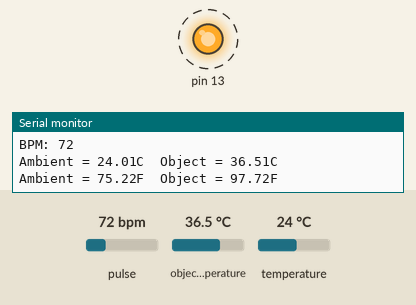
Simulated run of this sketch. Board: Arduino Uno, built with avr-gcc and run on an emulated ATmega328P. Shown: output pins drawn as LEDs (lit = HIGH), the last lines printed to the serial monitor. Dashed ring = blinking. The inputs (shaded band) are chosen by the test bench; at power-on: pulse 72 bpm, object temperature 36.5 °C, temperature 24 °C.

Above: at 1.2 s.
1.3 s: pulse set to 114 bpm
4.3 s: pulse set to 119 bpm
At 5.1 s:
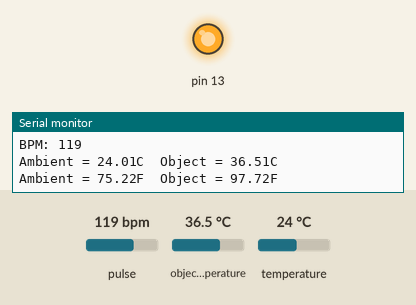
5.8 s: pulse set to 70 bpm
At 6.6 s:
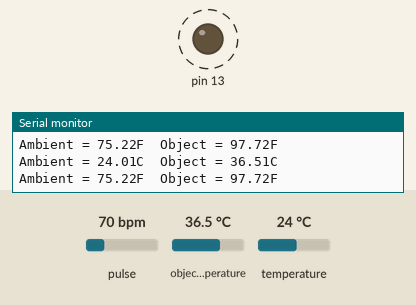
8.8 s: pulse set to 130 bpm
At 8.8 s:
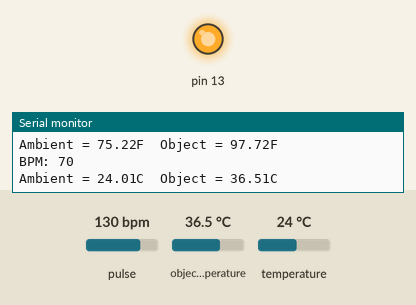
Timing chart, 0 to 11.3 s (numbered marks = the images above; inputs shaded):
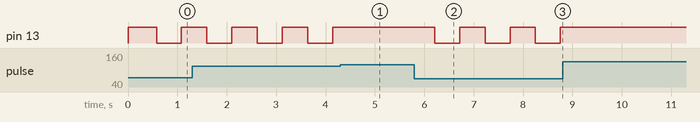

Measured:
- the behaviour switches between 116 and 117 bpm on pulse (found by bisection; images 0 and 1)
- after the input at 4.3 s, pin 13: stays HIGH (without the input it goes to LOW after 0.36 s)
- after the input at 5.8 s, pin 13: alternates HIGH for 0.51 s and LOW for 0.51 s, starting after 0.41 s
- after the input at 8.8 s, pin 13: stops changing and stays HIGH
- by itself, pin 13: alternates HIGH for 0.52 s and LOW for 0.51 s

The sketch:

v2-Arduinouno.ino
```cpp
#define USE_ARDUINO_INTERRUPTS true    // Set-up low-level interrupts for most accurate BPM math.
#include <PulseSensorPlayground.h>     // Includes the PulseSensorPlayground Library.
#include <Adafruit_MLX90614.h>


//  Variables
const int PulseWire = 0;       // PulseSensor PURPLE WIRE connected to ANALOG PIN 0
const int LED13 = 13;          // The on-board Arduino LED, close to PIN 13.
int Threshold = 550;           // Determine which Signal to "count as a beat" and which to ignore.
                               // Use the "Gettting Started Project" to fine-tune Threshold Value beyond default setting.
                               // Otherwise leave the default "550" value.

PulseSensorPlayground pulseSensor;  // Creates an instance of the PulseSensorPlayground object called "pulseSensor"
Adafruit_MLX90614 mlx = Adafruit_MLX90614();

void setup() {

  Serial.begin(9600);          // For Serial Monitor

  // Configure the PulseSensor object, by assigning our variables to it.
  pulseSensor.analogInput(PulseWire);
  pulseSensor.blinkOnPulse(LED13);       //auto-magically blink Arduino's LED with heartbeat.
  pulseSensor.setThreshold(Threshold);

  // Double-check the "pulseSensor" object was created and "began" seeing a signal.
   if (pulseSensor.begin()) {
    //Serial.println("We created a pulseSensor Object !");  //This prints one time at Arduino power-up,  or on Arduino reset.
  }

  // Starting and checking the MLX sensor
  while(!mlx.begin())
  {
    //Serial.println("Error connecting to MLX sensor. Retrying");
    if (mlx.begin()) break;
  }

  // Initial run for the MLX Sensor
  Serial.print("Emissivity = ");
  Serial.println(mlx.readEmissivity());
  Serial.println("================================================");

}

void loop() {

 int myBPM = pulseSensor.getBeatsPerMinute();  // Calls function on our pulseSensor object that returns BPM as an "int".
 // "myBPM" hold this BPM value now.

  if (pulseSensor.sawStartOfBeat()) {             // Constantly test to see if "a beat happened".
  //Serial.println("  A HeartBeat Happened ! ");    // If test is "true", print a message "a heartbeat happened".
  Serial.print("BPM: ");                          // Print phrase "BPM: "
  Serial.println(myBPM);                          // Print the value inside of myBPM.
  }

  // Temperature sensor read
  Serial.print("Ambient = "); Serial.print(mlx.readAmbientTempC());
  Serial.print("C\tObject = "); Serial.print(mlx.readObjectTempC()); Serial.println("C");
  Serial.print("Ambient = "); Serial.print(mlx.readAmbientTempF());
  Serial.print("F\tObject = "); Serial.print(mlx.readObjectTempF()); Serial.println("F");

  Serial.println();
  delay(500);                                     // Delay time


}
```
